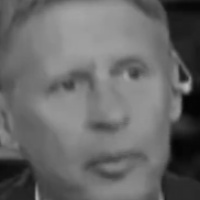
#> input picture dataSet/class_1/video_1/User.1.0.jpg, 200 x 200 px; its folder holds only this picture in this run
$ python -i detector.py   (imports and definitions only)
#> lines starting #> are read from the running program, lines starting #| are printed output that depends on the picture
#> further down, picture is the input picture: shape (200, 200, 3); min 3, max 184, mean 104.3

from utils.utils import *
import math
from facedet.crop_face import *


class Detector:
    #wykorzystywane klasyfikatory
    profile_face_cascade=cv2.CascadeClassifier('resources/haarcascade_profileface.xml')
    frontal_face_cascade = cv2.CascadeClassifier('resources/haarcascade_frontalface_alt.xml')
    eye_cascade = cv2.CascadeClassifier('resources/haarcascade_eye_tree_eyeglasses.xml')
    mouth_cascade = cv2.CascadeClassifier('resources/haarcascade_mcs_mouth.xml')
    nose_cascade = cv2.CascadeClassifier('resources/haarcascade_mcs_nose.xml')

    #czesc wpsólna dwóch twarzy
    def intersection(self,a, b):
        x = max(a[0], b[0])
        y = max(a[1], b[1])
        w = min(a[0] + a[2], b[0] + b[2]) - x
        h = min(a[1] + a[3], b[1] + b[3]) - y
        if w < 0 or h < 0: return (0,0,0,0)
        return (x, y, w, h)
    # usuwa te same twarze wykryte wielokronie (Jedna twarz w drugiej)
    def check_if_intersected(self,faces_to_return, faceToAdd):
        isIntersected=False;

        for face in faces_to_return:
            areaFaceOne=face[2]*face[3]
            areaFaceTwo=faceToAdd[2]*faceToAdd[3]
            smallerFaceArea=areaFaceOne
            if (areaFaceOne>areaFaceTwo):
                smallerFace=areaFaceTwo
            intersectionRect=self.intersection(face,faceToAdd)
            isIntersected =  intersectionRect[2]*intersectionRect[3]>smallerFaceArea/4
            #print(str(areaFaceOne) +"  "+str(areaFaceTwo) +"  "+str(smallerFaceArea) +"  "+str(isIntersected) +"  ")
            if isIntersected:
                break

        return isIntersected

    # sprawdza czy jest to twarz ludzka - na podstawie skóry i elementów na twarzy
    def check_if_human(self, face_img):
        skindetect=SkinDetector();

        side = math.sqrt(face_img.size)
        minlen = int(side / 10)
        maxlen = int(side / 2)
        eyes = self.eye_cascade.detectMultiScale(face_img, 1.05, 3,minSize=(minlen,minlen),maxSize=(maxlen,maxlen))
        mouth = self.mouth_cascade.detectMultiScale(face_img, 1.05, 3,minSize=(minlen,minlen),maxSize=(maxlen,maxlen))
        nose = self.nose_cascade.detectMultiScale(face_img, 1.05, 3,minSize=(minlen,minlen),maxSize=(maxlen,maxlen))
        check_skin=skindetect.check_skin(face_img ,0.2)
        check_eyes=len(eyes) ==2
        check_mouth = len(mouth) == 1
        check_nose = len(nose) == 1
        #print("dobra skóra " + str(check_skin) )
        #print("ma częsci składowe" + str(check_face))
        #print("CZY SA ELEMENTY na twarzy  "+ " "+ str(check_eyes or check_mouth or check_nose or check_skin))
        return   {"is_face":check_eyes or check_mouth or check_nose or check_skin,"eyes_coord":eyes}

    #detejcha twarzy - zwraca listę wykrytych twarzy
    def detect(self,img):
        gray = cv2.cvtColor(img, cv2.COLOR_BGR2GRAY)
        side = math.sqrt(img.size)
#> side = 346.4
        minlen = int(side / 20)
#> minlen = 17
        maxlen = int(side / 2)
#> maxlen = 173
        faces = self.frontal_face_cascade.detectMultiScale(gray, scaleFactor=1.5,minNeighbors=3, minSize=(minlen,minlen),maxSize=(maxlen,maxlen),flags=cv2.CASCADE_SCALE_IMAGE)
#> faces = [[28, 20, 152, 152]]

        faces_to_return=[]
        if len(faces)>0:
            for (x, y, w, h) in faces:
                face_img = img[int(y):int(y + h), int(x):int(x + w)]
                is_face=self.check_if_human(face_img)["is_face"]
                #eyes_coordinates=self.check_if_human(face_img)["eyes_coord"]
                #tutaj można dodać fragment z croppowaniem

                #sprawdza czy twarz oraz czy nie wykryto jej wczesniej (overlapping)
                if (is_face) and not self.check_if_intersected(faces_to_return,(x, y, w, h)):
                    faces_to_return.append((x, y, w, h))
#> this loop made 1 pass
#> pass 1, in detect, `face_img = img[int(y):int(y + h), int(x):int(x + w)]`:
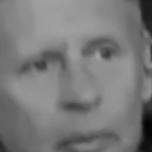
#> face_img: shape (152, 152, 3); min 4, max 164, mean 122.1
#> after the loop, faces_to_return = [(28, 20, 152, 152)]

        return faces_to_return


#detekcja odcienia skóry
class SkinDetector():


    def _R1(self, BGR):
        # channels
        B = BGR[:, :, 0]
        G = BGR[:, :, 1]
        R = BGR[:, :, 2]
        e1 = (R > 95) & (G > 40) & (B > 20) & (
        (np.maximum(R, np.maximum(G, B)) - np.minimum(R, np.minimum(G, B))) > 15) & (np.abs(R - G) > 15) & (R > G) & (
             R > B)
        e2 = (R > 220) & (G > 210) & (B > 170) & (abs(R - G) <= 15) & (R > B) & (G > B)
        return (e1 | e2)

    def _R2(self, YCrCb):
        Y = YCrCb[:, :, 0]
        Cr = YCrCb[:, :, 1]
        Cb = YCrCb[:, :, 2]
        e1 = Cr <= (1.5862 * Cb + 20)
        e2 = Cr >= (0.3448 * Cb + 76.2069)
        e3 = Cr >= (-4.5652 * Cb + 234.5652)
        e4 = Cr <= (-1.15 * Cb + 301.75)
        e5 = Cr <= (-2.2857 * Cb + 432.85)
        return e1 & e2 & e3 & e4 & e5

    def _R3(self, HSV):
        H = HSV[:, :, 0]
        S = HSV[:, :, 1]
        V = HSV[:, :, 2]
        return ((H < 25) | (H > 230))

    def detect(self, src):
        if np.ndim(src) < 3:
            return np.ones(src.shape, dtype=np.uint8)
        if src.dtype != np.uint8:
            return np.ones(src.shape, dtype=np.uint8)
        srcYCrCb = cv2.cvtColor(src, cv2.COLOR_BGR2YCR_CB)
        srcHSV = cv2.cvtColor(src, cv2.COLOR_BGR2HSV)
        skinPixels = self._R1(src) & self._R2(srcYCrCb) & self._R3(srcHSV)
        return np.asarray(skinPixels, dtype=np.uint8)

    def check_skin(self,face,treshold):
        skinPixels = self.detect(face)
        skinPercentage = float(np.sum(skinPixels)) / skinPixels.size

        if skinPercentage > treshold:
            return True
        return False

>>> import cv2
>>> picture = cv2.imread('../dataSet/class_1/video_1/User.1.0.jpg')
>>> result = Detector().detect(picture)
#> result = [(28, 20, 152, 152)]
